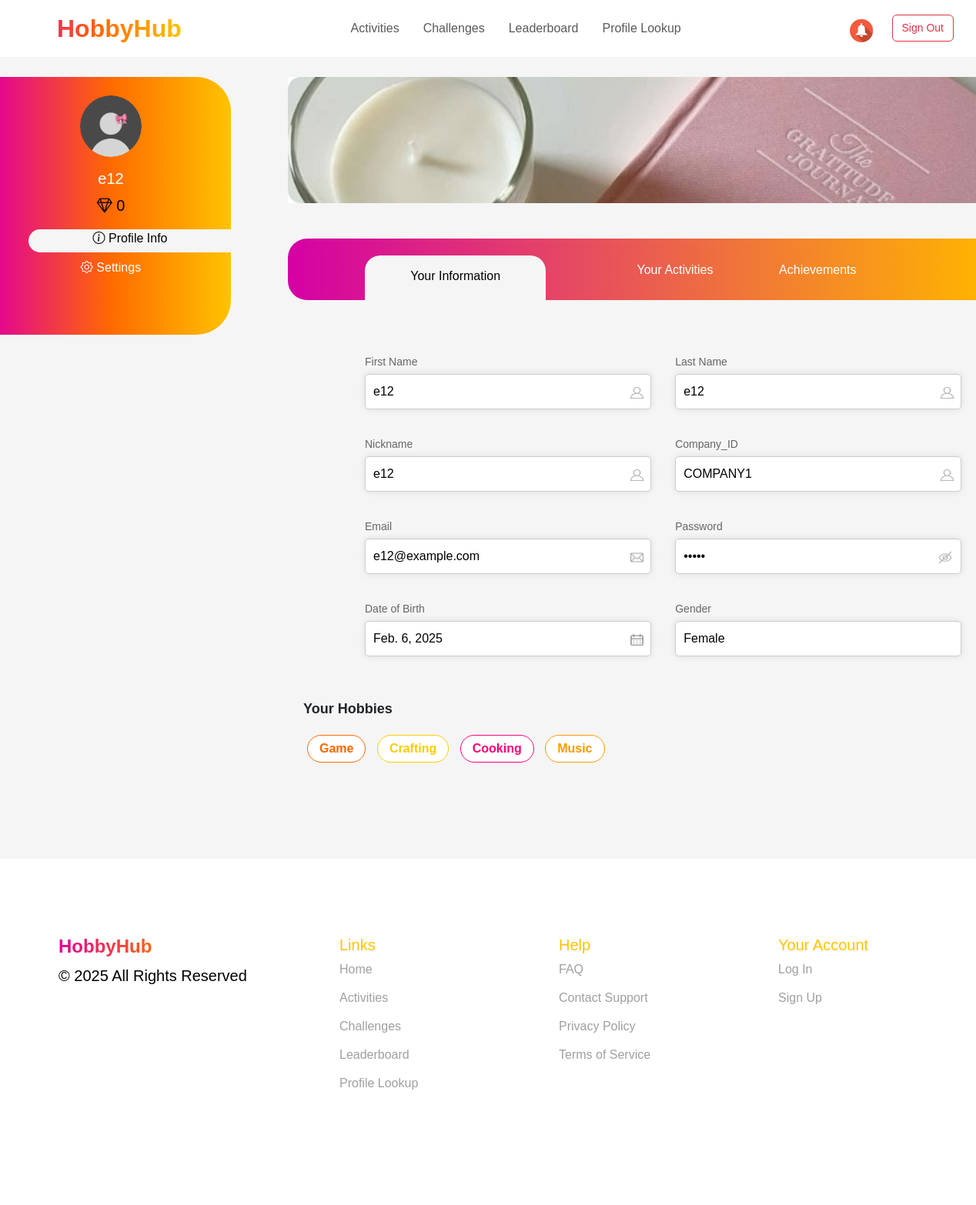
The page /user_profile/ (signed in) on the database its author committed.
### events/models.py (models this page shows, shortened)
class Employee(models.Model):
    nickname = models.CharField(max_length=100, primary_key=True, verbose_name="Nickname")
    name = models.CharField(max_length=255, verbose_name="Name")
    last_name = models.CharField(max_length=255, verbose_name="Last Name")
    number = models.CharField(max_length=20, verbose_name="Number")
    join_date = models.DateField(verbose_name="Join Date")
    date_of_birth = models.DateField(null=True, blank=True, verbose_name="Date of Birth")
    company = models.ForeignKey(
        Company,
        to_field='company_id',  # Указываем, что внешний ключ ссылается на company_id
        on_delete=models.CASCADE,
        verbose_name="Company"
    )
    gender = models.CharField(max_length=10, choices=[('Male', 'Male'), ('Female', 'Female')], verbose_name="Gender")
    mail = models.EmailField(unique=True, verbose_name="Email")
    password = models.CharField(max_length=255, verbose_name="Password")
    is_approved = models.BooleanField(default=False, verbose_name="Approved")
    profile_photo = models.ImageField(upload_to='profile_photos/', null=True, blank=True, verbose_name="Profile Photo")
    hobbies = models.ManyToManyField(Hobby, blank=True, related_name='employees')
    diamonds = models.IntegerField(default=0, verbose_name="Diamonds")  # Новое поле для валюты

class Company(AbstractBaseUser, PermissionsMixin):
    name = models.CharField(max_length=255, verbose_name="Company Name")
    company_id = models.CharField(max_length=100, unique=True, verbose_name="Company ID")
    created_at = models.DateTimeField(auto_now_add=True, verbose_name="Date of Creation")
    email = models.EmailField(unique=True)
    profile_photo = models.ImageField(upload_to='organizer_profile_photos/', null=True, blank=True, verbose_name="Organizer Profile Photo")
    is_active = models.BooleanField(default=True)
    is_staff = models.BooleanField(default=False)
    objects = CompanyManager()
    USERNAME_FIELD = "email"
    REQUIRED_FIELDS = ["name", "company_id"]
    def __str__(self):
        return str(self.company_id)

class Hobby(models.Model):
    name = models.CharField(max_length=100, unique=True, verbose_name="Hobby Name")

### events/views.py (the view)
# urls.py: path('user_profile/', user_profile, name='user_profile'),
@role_required("employee")
@approval_required
def user_profile(request):
    nickname = request.session.get("nickname")
    if not nickname:
        return redirect("sign_in")
    user = Employee.objects.filter(nickname=nickname).first()
    if not user:
        return redirect("sign_in")
    hobbies = user.hobbies.all()
    return render(request, "userprofile.html", {"user": user, "hobbies": hobbies})

### events/views.py (called while the page is built)
def role_required(role):
    def decorator(view_func):
        @wraps(view_func)
        def wrapper(request, *args, **kwargs):
            if role == "employee" and not request.session.get("nickname"):
                return redirect(f"/sign_in/?next={request.get_full_path()}")
            if role == "organizer" and not request.session.get("company_id"):
                return redirect(f"/sign_in/?next={request.get_full_path()}")
            return view_func(request, *args, **kwargs)
        return wrapper
    return decorator

def approval_required(view_func):
    @wraps(view_func)
    def _wrapped_view(request, *args, **kwargs):
        nickname = request.session.get("nickname")
        if not nickname:
            return redirect("sign_in")  # Если нет сессии, отправляем на вход
        user = Employee.objects.filter(nickname=nickname).first()
        if not user or not user.is_approved:
            return redirect("")  # Если нет пользователя или он не подтвержден
        return view_func(request, *args, **kwargs)  # Выполняем целевую вьюху
    return _wrapped_view

### events/templates/userprofile.html (shortened to what this page needs)
<!DOCTYPE html>
<html lang="en">
<head>
    {% load static %}
    <link rel="stylesheet" href="https://cdn.jsdelivr.net/npm/bootstrap@5.3.0/dist/css/bootstrap.min.css">
    <link href="https://cdn.jsdelivr.net/npm/bootstrap-icons/font/bootstrap-icons.css" rel="stylesheet">
    <link rel="stylesheet" href="{% static 'css/all.css' %}">
</head>
<body>
    <section class="header">
        <nav class="navbar navbar-expand-lg navbar-bold px-4  bg-white fixed-top">
            <a class="navbar-brand fw-bold gradient-text logo" href="{% url 'user_view'%}">HobbyHub</span></a>
            <div class="collapse navbar-collapse justify-content-center" id="navbarNav">
                <ul class="navbar-nav">
                    <li class="nav-item header-text"><a class="nav-link" href="{% url 'user_activities'%}">Activities</a></li>
                    <li class="nav-item header-text"><a class="nav-link" href="#">Challenges</a></li>
                    <li class="nav-item header-text"><a class="nav-link" href="#">Leaderboard</a></li>
                    <li class="nav-item header-text"><a class="nav-link" href="#">Profile Lookup</a></li>
                </ul>
            </div>
            <div class="d-flex">
                <a class="notifications"><img src="{% static 'images/bell.jpg' %}" alt="Notification"></a>
                <form action="{% url 'logout' %}" method="post">
                    <button type="submit" class="btn btn-outline-danger">Sign Out</button>
                </form>
            </div>
        </nav>
        </section>
        <div class="container mt-4">
            <div class="row  mainpartpro">
                <div class="col-md-2">
                    <div class="sidebar p-4">
                        {% if user.profile_photo %}
                            <img src="{{ user.profile_photo.url }}" alt="Profile" class="rounded-circle mb-3" width="80" alt="Profile">
                        {% else %}
                            <img src="{% static 'images/profile_photo.png' %}" class="rounded-circle mb-3" width="80" alt="Profile">
                        {% endif %}
                        <h5>{{ user.name }}</h5>
                        <p><i class="bi bi-gem"></i> {{ user.diamonds }}</p>
                            <div class="pro-act-set-tab w-100 mb-2"><i class="bi bi-info-circle"></i><a href="#">   Profile Info</a></div>
                            <div class="pro-set-tab w-100 mb-2"><i class="bi bi-gear"></i><a href="{% url 'user_setting' %}" >   Settings</a></div>
                    </div>
                </div>
                <div class="col-md-10 mainpartpro">
                    <img src="{% static 'images/profile_banner.jpg' %}" class="img-fluid  mb-3" alt="Banner">
                    <div class="navbar user_det">
                        <div class="tab active-tab" ><a href="{% url 'user_profile' %}">Your Information</a></div>
                        <div class="tab tab_act" ><a href="{% url 'profile_user_act' %}">Your Activities</a></div>
                        <div class="tab" ><a href="{% url 'user_achievements' %}">Achievements</a></div>
                    </div>
                    <div class="form-container">
                        <div class="form-group">
                            <div class="input-field">
                                <label>First Name</label>
                                <input type="text" value="{{ user.name }}" readonly>
                                <i><img src="{% static 'images/imput_profile_icon.png' %}" width="17"></i>
                            </div>
                            <div class="input-field">
                                <label>Last Name</label>
                                <input type="text" value="{{ user.last_name}}" readonly>
                                <i><img src="{% static 'images/imput_profile_icon.png' %}" width="17"></i>
                            </div>
                        </div>
                        <div class="form-group">
                            <div class="input-field">
                                <label>Nickname</label>
                                <input type="text" value="{{ user.nickname }}" readonly >
                                <i><img src="{% static 'images/imput_profile_icon.png' %}" width="17"></i>
                            </div>
                            <div class="input-field">
                                <label>Company_ID</label>
                                <input type="text" value="{{ user.company }}" readonly>
                                <i><img src="{% static 'images/imput_profile_icon.png' %}" width="17"></i>
                            </div>
                        </div>
                        <div class="form-group">
                            <div class="input-field">
                                <label>Email</label>
                                <input type="email" value="{{ user.mail }}" readonly>
                                <i><img src="{% static 'images/mail_icon.png' %}" width="17"></i>
                            </div>
                            <div class="input-field">
                                <label>Password</label>
                                <input type="password" value="*****" readonly>
                                <i><img src="{% static 'images/hide_icon.png' %}" width="22"></i>
                            </div>
                        </div>
                        <div class="form-group">
                            <div class="input-field">
                                <label>Date of Birth</label>
                                <input type="text" value="{{user.date_of_birth}}" readonly>
                                <i><img src="{% static 'images/calendar_icon.png' %}" width="17"></i>
                            </div>
                            <div class="input-field" >
                                <label>Gender</label>
                                <input type="text" value="{{user.gender}}" readonly>
                            </div>
                        </div>
                    </div>
                    <div class="hobbies">
                        <span>Your Hobbies</span>
                        {% if user.hobbies.all %}
                            {% for hobby in user.hobbies.all %}
                                <button class="hobby-btn">{{ hobby.name }}</button>
                            {% endfor %}
                        {% else %}
                            <p>No hobbies selected.</p>
                        {% endif %}
                    </div>
                </div>
            </div>
        </div>
    <footer class="footer">
        <div class="container">
            <div class="row">
                <div class="col-md-3">
                    <h4 class="fw-bold gradient-text">HobbyHub</h4>
                    <p>© 2025 All Rights Reserved</p>
                </div>
                <div class="col-md-3">
                    <h5>Links</h5>
                    <ul>
                        <li><a href="#">Home</a></li>
                        <li><a href="#">Activities</a></li>
                        <li><a href="#">Challenges</a></li>
                        <li><a href="#">Leaderboard</a></li>
                        <li><a href="#">Profile Lookup</a></li>
                    </ul>
                </div>
                <div class="col-md-3">
                    <h5>Help</h5>
                    <ul>
                        <li><a href="#">FAQ</a></li>
                        <li><a href="#">Contact Support</a></li>
                        <li><a href="#">Privacy Policy</a></li>
                        <li><a href="#">Terms of Service</a></li>
                    </ul>
                </div>
                <div class="col-md-3">
                    <h5>Your Account</h5>
                    <ul>
                        <li><a href="#">Log In</a></li>
                        <li><a href="#">Sign Up</a></li>
                    </ul>
                </div>
            </div>
        </div>
    </footer>
</body>
</html>

### events/static/css/guest-styles.css (style rules this page uses)
html { scroll-behavior: smooth; }
body { font-family: 'Girloy-Medium', sans-serif !important; margin: auto; background-color: #f5f5f5; }
p { color: #000000; font-weight: 400; font-size: 20px; }
.gradient-text { background: linear-gradient(90deg, #E10098 0%, #FF6A00 50%, #FFC300 100%); -webkit-background-clip: text; -webkit-text-fill-color: transparent; font-weight: bold; }
.nav-item a { margin-right: 15px; }
.logo { font-size: 2rem; font-weight: bold; }
.footer { height: 450px; background: #FFFFFF; color: black; padding: 100px 0; }
.footer h5 { padding-left: 80px; color: #FFC300; }
.footer ul { list-style: none; display: flex; flex-direction: column; padding-left: 50px; }
.footer ul li { margin-bottom: 13px; }
.footer ul li a { color: #9F9F9F; text-decoration: none; padding-left: 30px; }

### events/static/css/organizer-styles.css (style rules this page uses)
body { font-family: 'Gilroy-bold', sans-serif; background-color: #F5F5F5; }
p { color: #000000; font-weight: 400; font-size: 20px; }
.header { background-color: gainsboro; }
.gradient-text { background: linear-gradient(90deg, #E10098 0%, #FF6A00 50%, #FFC300 100%); -webkit-background-clip: text; -webkit-text-fill-color: transparent; font-weight: bold; }
.logo { font-size: 2rem; font-weight: bold; padding-left: 50px; }
.footer { height: 450px; background: #FFFFFF; color: black; padding: 100px 0; }
.footer h5 { padding-left: 80px; color: #FFC300; }
.footer ul { list-style: none; display: flex; flex-direction: column; padding-left: 50px; }
.footer ul li { margin-bottom: 13px; }
.footer ul li a { color: #9F9F9F; text-decoration: none; padding-left: 30px; }
.btn { font-size: 14px; margin-right: 5px; }
.notifications img { width:30px; height:30px; margin-right: 25px; margin-top: 6px; }

### events/static/css/user-styles.css (style rules this page uses)
body { overflow-x: hidden; }

### events/static/css/profile.css (style rules this page uses)
.mainpartpro { margin-top: 50px; margin-left: 50px; margin-right: -50px; margin-bottom: 50px; }
.mainpartpro img { border: 10px 10px 0px 0px; }
label { color: #9F9F9F; }
.pro-act-set-tab i, .pro-set-tab i { font-size: 16px; }
.pro-act-set-tab { background: #F5F5F5; color: #000000; margin-left: 25px; border-radius: 25px 0px 0px 25px; height: 30px; font-size: 16px; }
.sidebar { margin-top: 50px; margin-left: -150px; height: 335px; background: linear-gradient(90deg, #E10098 0%, #FF6A00 50%, #FFC300 100%); color: white; padding: 20px; border-radius: 0px 45px 45px 0px; text-align: center; }
.user_det { display: flex; background: linear-gradient(to right, #d400a5, #ffb400); border-radius: 25px 0px 0px 25px; padding: 0px 100px 0px 100px; max-width: 1200px; height: 80px; margin: 30px auto; position: relative; }
.tab { flex: 1; text-align: center; padding: 15px; color: white; font-weight: bold; cursor: pointer; position: relative; }
.tab a, .pro-set-tab a { text-decoration: none; color: white; font-weight: 400; }
.tab_act a { margin-left: 100px; }
.active-tab { margin-top: 22px; background: #F5F5F5; color: black; border-radius: 20px 20px 0px 0px; padding: 15px; height: 60px; }
.active-tab a,.act-active-tab a, .pro-act-set-tab a { text-decoration: none; color: black; }
.form-container { width: 90%; margin-right: 20px; padding: 20px; text-align: left; }
.form-group { display: flex; justify-content: space-between; margin-bottom: 15px; }
.form-group label { font-size: 14px; display: block; color: #666; }
.form-group input, .form-group select { width: 100%; padding: 10px; border: 1px solid #ccc; border-radius: 5px; font-size: 16px; }
.input-field { margin-top: 20px; position: relative; width: 48%; }
.input-field i { position: absolute; right: 10px; top: 38px; color: gray; }
input { margin-top: 5px; box-shadow: 0 0 10px rgba(0, 0, 0, 0.1); }
.hobbies { width: 90%; margin-right: 20px; padding: 20px; text-align: left; }
.hobbies span { font-size: 18px; font-weight: bold; display: block; margin-bottom: 15px; }
.hobby-btn { display: inline-block; padding: 10px 20px; margin: 5px; border: 2px solid transparent; border-radius: 20px; font-size: 16px; cursor: pointer; transition: 0.3s; font-weight: bold; }
.hobby-btn:nth-child(2) { border-color: #ff6600; color: #ff6600; }
.hobby-btn:nth-child(3) { border-color: #ffcc00; color: #ffcc00; }
.hobby-btn:nth-child(4) { border-color: #ff0077; color: #ff0077; }
.hobby-btn:nth-child(5) { border-color: #ff9900; color: #ff9900; }
.form-container { margin-left: 80px; }
.hobbies button { border: 1px solid #ff4b2b; border-radius: 20px; padding: 5px 15px; margin: 5px; background: white; color: #ff4b2b; }

### events/static/css/activities.css (style rules this page uses)
input, select, textarea { padding: 8px; border: 1px solid #ccc; border-radius: 5px; }

### rows shown on the page
Employee: name "e12", diamonds "0", last_name "e12", nickname "e12", company "COMPANY1", mail "e12@example.com", date_of_birth "Feb. 6, 2025", gender "Female"
Hobby: name "Game"
Hobby: name "Crafting"
Hobby: name "Cooking"
Hobby: name "Music"
